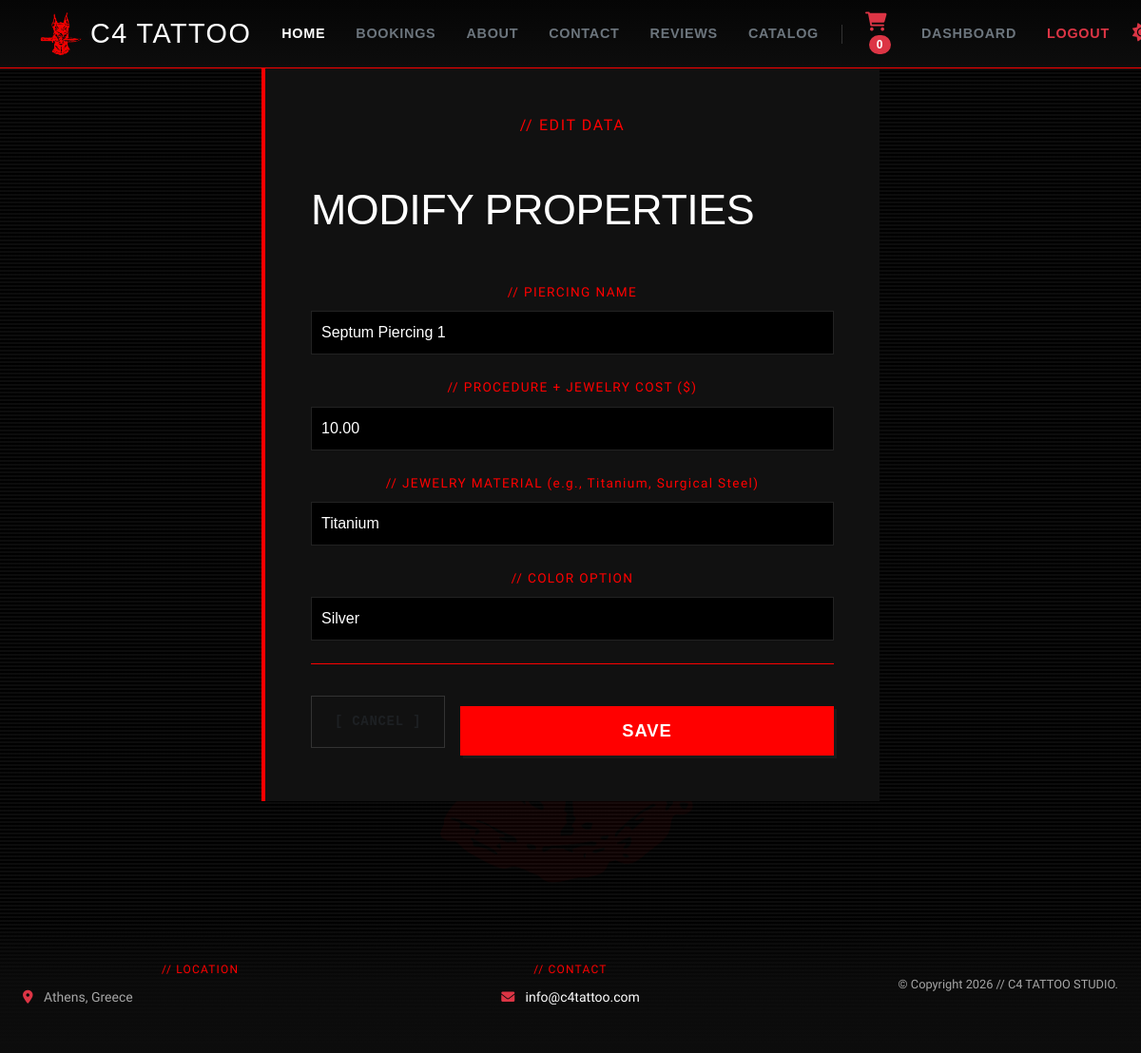
The app's page /catalog/manage/piercings/edit/1/ (signed in), older data.
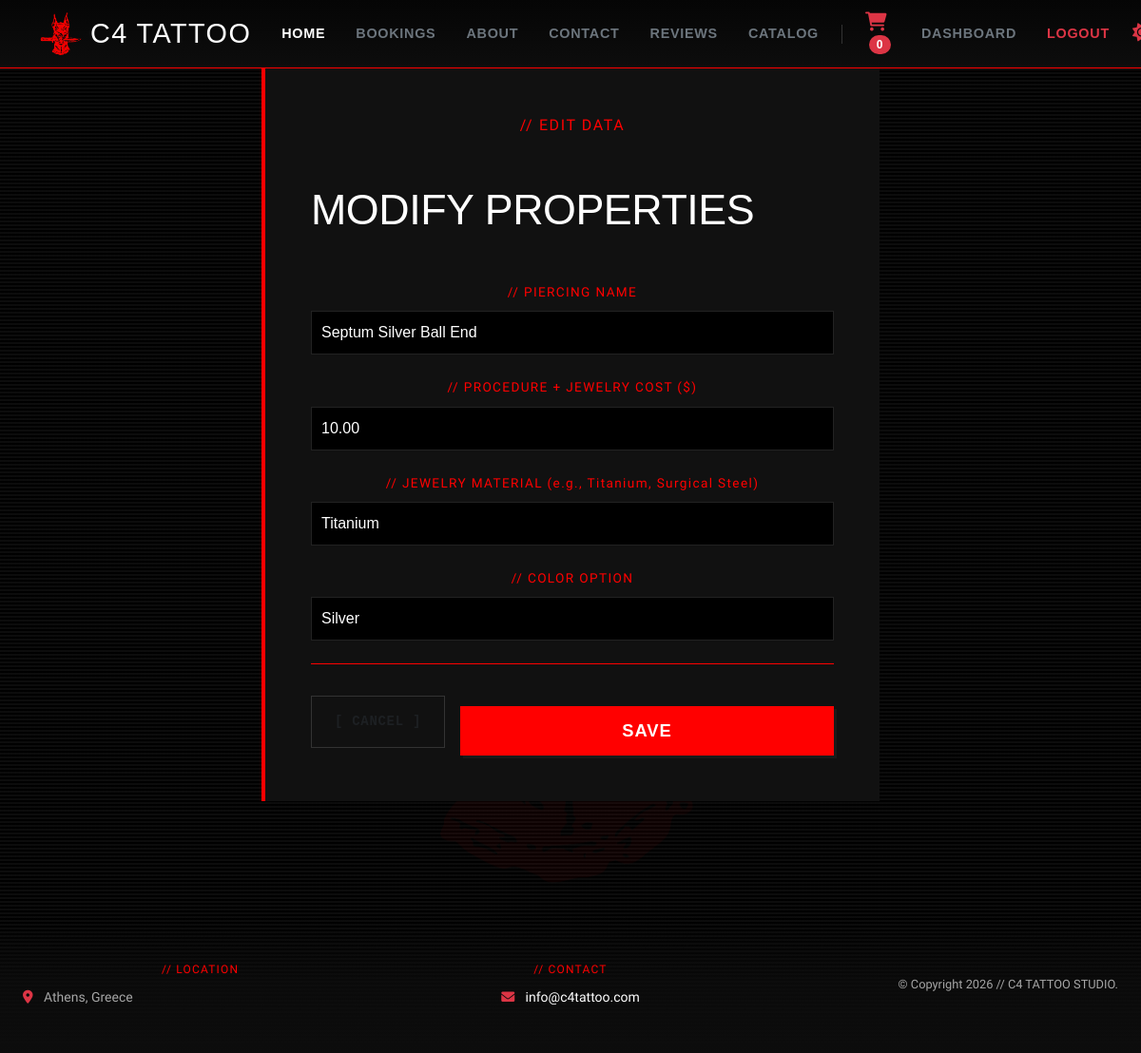
The same page, newer data.
### catalog/models.py (models this page shows, shortened)
class Item(models.Model):
    category = models.ForeignKey(Category, on_delete=models.SET_NULL, null=True, blank=True)
    title = models.CharField(max_length=200)
    description = models.TextField()
    price = models.DecimalField(max_digits=10, decimal_places=2)
    stock = models.IntegerField(default=0)
    created_at = models.DateTimeField(auto_now_add=True)
    material = models.CharField(max_length=50, default="Titanium")
    color = models.CharField(max_length=50, default="Silver")
    size = models.CharField(max_length=50, default="1.2mm (16g)")

### catalog/views.py (the view, shortened to what this page needs)
# urls.py: path('manage/piercings/edit/<int:item_id>/', views.admin_edit_piercing, name='admin_edit_piercing'),
@user_passes_test(is_studio_admin, login_url='login')
def admin_edit_piercing(request, item_id):
    item = get_object_or_404(Item, id=item_id)
    return render(request, 'catalog/admin_edit_piercing.html', {'item': item})

### catalog/cart.py (called while the page is built)
    def __len__(self):
        return sum(item_data['quantity'] for item_data in self.cart.values())

### catalog/context_processors.py (called while the page is built)
def cart(request):
    return {'global_cart': Cart(request)}

### catalog/views.py (called while the page is built)
def is_studio_admin(user):
    return user.is_authenticated and user.is_staff

### catalog/templates/catalog/admin_edit_piercing.html (shortened to what this page needs)
{% extends 'base.html' %}
{% load static %}
{% block content %}
<main class="container-fluid my-5 py-4">
    <div class="page-shell d-flex justify-content-center">
        <div class="p-5 review-panel-container w-100" style="max-width: 650px;">
            <span class="text-red-label text-start d-block mb-2">// EDIT DATA</span>
            <h1 class="page-title m-0 mb-4" style="font-size: 2.8rem !important; text-shadow: none !important;">MODIFY PROPERTIES</h1>
            <form method="POST" class="mt-4">
                <div class="mb-4 text-start">
                    <label class="text-red-label text-start mb-2" style="font-size: 0.85rem;">// PIERCING NAME</label>
                    <input type="text" name="title" value="{{ item.title }}" class="studio-input w-100" required>
                </div>
                <div class="mb-4 text-start">
                    <label class="text-red-label text-start mb-2" style="font-size: 0.85rem;">// PROCEDURE + JEWELRY COST ($)</label>
                    <input type="number" name="price" step="0.01" value="{{ item.price }}" class="studio-select w-100" required>
                </div>
                <div class="mb-4 text-start">
                    <label class="text-red-label text-start mb-2" style="font-size: 0.85rem;">// JEWELRY MATERIAL (e.g., Titanium, Surgical Steel)</label>
                    <input type="text" name="material" value="{{ item.material|default:'' }}" class="studio-input w-100">
                </div>
                <div class="mb-4 text-start">
                    <label class="text-red-label text-start mb-2" style="font-size: 0.85rem;">// COLOR OPTION</label>
                    <input type="text" name="color" value="{{ item.color|default:'' }}" class="studio-input w-100">
                </div>
                <div class="red-accent-line my-4" style="border-bottom-width: 1px !important;"></div>
                <div class="d-flex flex-column flex-sm-row gap-3 align-items-stretch align-items-sm-center mt-4">
                    <a href="{% url 'catalog:admin_piercing_dashboard' %}" class="text-decoration-none text-uppercase fw-bold text-muted small px-4 py-3 text-center order-2 order-sm-1" style="font-family: monospace; letter-spacing: 0.05em; border: 1px solid rgba(128,128,128,0.3); background: transparent; min-width: 120px;">
                    </a>
                    <button type="submit" class="btn-red text-uppercase fw-bold m-0 flex-grow-1 order-1 order-sm-2" style="font-size: 1rem; padding: 12px 24px !important; width: auto !important; display: block !important;">
                        Save
                    </button>
                </div>
            </form>
        </div>
    </div>
</main>
{% endblock %}

Row changes from the older to the newer data that the page shows:
changed Item "Titanium": title "Septum Piercing 1" → "Septum Silver Ball End"
